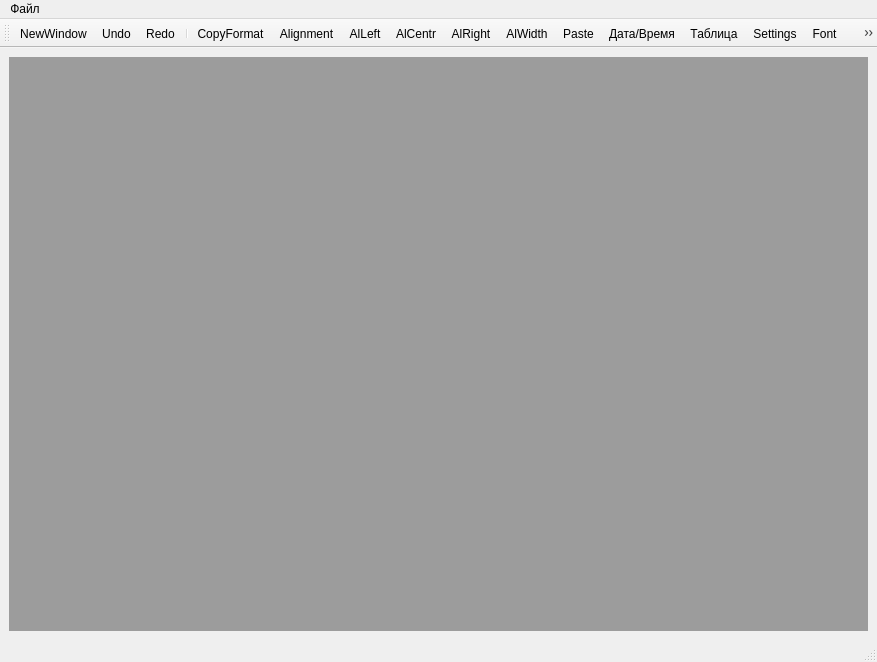
<?xml version="1.0" encoding="UTF-8"?>
<ui version="4.0">
 <class>MainWindow</class>
 <widget class="QMainWindow" name="MainWindow">
  <property name="geometry">
   <rect>
    <x>0</x>
    <y>0</y>
    <width>877</width>
    <height>662</height>
   </rect>
  </property>
  <property name="windowTitle">
   <string>My Text Editor</string>
  </property>
  <property name="windowIcon">
   <iconset resource="resources.qrc">
    <normaloff>:/icons/icons/TextEditor.png</normaloff>:/icons/icons/TextEditor.png</iconset>
  </property>
  <property name="toolButtonStyle">
   <enum>Qt::ToolButtonIconOnly</enum>
  </property>
  <widget class="QWidget" name="centralwidget">
   <layout class="QGridLayout" name="gridLayout">
    <item row="0" column="1">
     <widget class="QMdiArea" name="mdiArea">
      <property name="background">
       <brush brushstyle="SolidPattern">
        <color alpha="255">
         <red>156</red>
         <green>156</green>
         <blue>156</blue>
        </color>
       </brush>
      </property>
     </widget>
    </item>
   </layout>
  </widget>
  <widget class="QMenuBar" name="menubar">
   <property name="geometry">
    <rect>
     <x>0</x>
     <y>0</y>
     <width>877</width>
     <height>22</height>
    </rect>
   </property>
   <property name="sizePolicy">
    <sizepolicy hsizetype="MinimumExpanding" vsizetype="Minimum">
     <horstretch>0</horstretch>
     <verstretch>0</verstretch>
    </sizepolicy>
   </property>
   <property name="nativeMenuBar">
    <bool>true</bool>
   </property>
   <widget class="QMenu" name="file">
    <property name="title">
     <string>Файл</string>
    </property>
    <widget class="QMenu" name="menu">
     <property name="title">
      <string>Открыть</string>
     </property>
     <property name="icon">
      <iconset resource="resources.qrc">
       <normaloff>:/icons/icons/open.png</normaloff>:/icons/icons/open.png</iconset>
     </property>
     <addaction name="open"/>
     <addaction name="open_read_only"/>
    </widget>
    <addaction name="menu"/>
    <addaction name="save"/>
    <addaction name="actionPrint"/>
   </widget>
   <addaction name="file"/>
  </widget>
  <widget class="QStatusBar" name="statusbar"/>
  <widget class="QToolBar" name="toolBar">
   <property name="windowTitle">
    <string>toolBar</string>
   </property>
   <property name="iconSize">
    <size>
     <width>36</width>
     <height>36</height>
    </size>
   </property>
   <attribute name="toolBarArea">
    <enum>TopToolBarArea</enum>
   </attribute>
   <attribute name="toolBarBreak">
    <bool>false</bool>
   </attribute>
   <addaction name="actionNewWindow"/>
   <addaction name="actionUndo"/>
   <addaction name="actionRedo"/>
   <addaction name="separator"/>
   <addaction name="actionCopyFormat"/>
   <addaction name="actionAlignment"/>
   <addaction name="actionAlLeft"/>
   <addaction name="actionAlCentr"/>
   <addaction name="actionAlRight"/>
   <addaction name="actionAlWidth"/>
   <addaction name="actionPaste"/>
   <addaction name="actionDateTime"/>
   <addaction name="actionaddTable"/>
   <addaction name="actionSettings"/>
   <addaction name="actionFont"/>
   <addaction name="actionDayNight"/>
   <addaction name="actionFullScreen"/>
   <addaction name="actionAbout"/>
   <addaction name="separator"/>
   <addaction name="actionExit"/>
  </widget>
  <action name="save">
   <property name="checkable">
    <bool>false</bool>
   </property>
   <property name="icon">
    <iconset resource="resources.qrc">
     <normaloff>:/icons/icons/saveas.png</normaloff>:/icons/icons/saveas.png</iconset>
   </property>
   <property name="text">
    <string>Сохранить</string>
   </property>
   <property name="shortcut">
    <string>Ctrl+S</string>
   </property>
  </action>
  <action name="actionFullScreen">
   <property name="icon">
    <iconset resource="resources.qrc">
     <normaloff>:/icons/icons/fullScreen.png</normaloff>:/icons/icons/fullScreen.png</iconset>
   </property>
   <property name="text">
    <string>FullScreen</string>
   </property>
   <property name="shortcut">
    <string>F11</string>
   </property>
   <property name="shortcutContext">
    <enum>Qt::WindowShortcut</enum>
   </property>
  </action>
  <action name="actionUndo">
   <property name="icon">
    <iconset resource="resources.qrc">
     <normaloff>:/icons/icons/undo.png</normaloff>:/icons/icons/undo.png</iconset>
   </property>
   <property name="text">
    <string>Undo</string>
   </property>
   <property name="toolTip">
    <string>Отменить</string>
   </property>
   <property name="shortcut">
    <string>Ctrl+Z</string>
   </property>
   <property name="shortcutContext">
    <enum>Qt::WindowShortcut</enum>
   </property>
  </action>
  <action name="actionRedo">
   <property name="icon">
    <iconset resource="resources.qrc">
     <normaloff>:/icons/icons/redo.png</normaloff>:/icons/icons/redo.png</iconset>
   </property>
   <property name="text">
    <string>Redo</string>
   </property>
   <property name="toolTip">
    <string>Повторить</string>
   </property>
   <property name="shortcut">
    <string>Ctrl+Shift+Z</string>
   </property>
   <property name="shortcutContext">
    <enum>Qt::WindowShortcut</enum>
   </property>
  </action>
  <action name="actionAbout">
   <property name="icon">
    <iconset resource="resources.qrc">
     <normaloff>:/icons/icons/about.png</normaloff>:/icons/icons/about.png</iconset>
   </property>
   <property name="text">
    <string>About</string>
   </property>
   <property name="toolTip">
    <string>О программе</string>
   </property>
   <property name="shortcut">
    <string>F1</string>
   </property>
  </action>
  <action name="open">
   <property name="icon">
    <iconset resource="resources.qrc">
     <normaloff>:/icons/icons/open.png</normaloff>:/icons/icons/open.png</iconset>
   </property>
   <property name="text">
    <string>Открыть</string>
   </property>
  </action>
  <action name="open_read_only">
   <property name="icon">
    <iconset resource="resources.qrc">
     <normaloff>:/icons/icons/open.png</normaloff>:/icons/icons/open.png</iconset>
   </property>
   <property name="text">
    <string>Только для чтения</string>
   </property>
  </action>
  <action name="actionExit">
   <property name="icon">
    <iconset resource="resources.qrc">
     <normaloff>:/icons/icons/exit.png</normaloff>:/icons/icons/exit.png</iconset>
   </property>
   <property name="text">
    <string>Exit</string>
   </property>
   <property name="toolTip">
    <string>Выход</string>
   </property>
  </action>
  <action name="actionDayNight">
   <property name="icon">
    <iconset resource="resources.qrc">
     <normaloff>:/icons/icons/classic.png</normaloff>:/icons/icons/classic.png</iconset>
   </property>
   <property name="text">
    <string>DayNight</string>
   </property>
   <property name="toolTip">
    <string>День/Ночь</string>
   </property>
  </action>
  <action name="actionSettings">
   <property name="checkable">
    <bool>true</bool>
   </property>
   <property name="icon">
    <iconset resource="resources.qrc">
     <normaloff>:/icons/icons/settings.png</normaloff>:/icons/icons/settings.png</iconset>
   </property>
   <property name="text">
    <string>Settings</string>
   </property>
   <property name="toolTip">
    <string>Настройки</string>
   </property>
  </action>
  <action name="actionPrint">
   <property name="icon">
    <iconset resource="resources.qrc">
     <normaloff>:/icons/icons/print.png</normaloff>:/icons/icons/print.png</iconset>
   </property>
   <property name="text">
    <string>Print</string>
   </property>
   <property name="shortcut">
    <string>Ctrl+P</string>
   </property>
  </action>
  <action name="actionNewWindow">
   <property name="icon">
    <iconset resource="resources.qrc">
     <normaloff>:/icons/icons/newWindow.png</normaloff>:/icons/icons/newWindow.png</iconset>
   </property>
   <property name="text">
    <string>NewWindow</string>
   </property>
   <property name="toolTip">
    <string>Новое окно</string>
   </property>
  </action>
  <action name="actionaddTable">
   <property name="icon">
    <iconset resource="resources.qrc">
     <normaloff>:/icons/icons/pasteTable.png</normaloff>:/icons/icons/pasteTable.png</iconset>
   </property>
   <property name="text">
    <string>Таблица</string>
   </property>
   <property name="toolTip">
    <string>Вставить таблицу</string>
   </property>
  </action>
  <action name="actionFont">
   <property name="icon">
    <iconset resource="resources.qrc">
     <normaloff>:/icons/font.png</normaloff>:/icons/font.png</iconset>
   </property>
   <property name="text">
    <string>Font</string>
   </property>
   <property name="toolTip">
    <string>Шрифт</string>
   </property>
  </action>
  <action name="actionCopyFormat">
   <property name="checkable">
    <bool>true</bool>
   </property>
   <property name="icon">
    <iconset resource="resources.qrc">
     <normaloff>:/icons/icons/copy_format.png</normaloff>:/icons/icons/copy_format.png</iconset>
   </property>
   <property name="text">
    <string>CopyFormat</string>
   </property>
   <property name="toolTip">
    <string>Копировать формат текста</string>
   </property>
  </action>
  <action name="actionAlignment">
   <property name="checkable">
    <bool>true</bool>
   </property>
   <property name="icon">
    <iconset resource="resources.qrc">
     <normaloff>:/icons/alignment_left.png</normaloff>:/icons/alignment_left.png</iconset>
   </property>
   <property name="text">
    <string>Alignment</string>
   </property>
   <property name="toolTip">
    <string>Выравнивание</string>
   </property>
  </action>
  <action name="actionAlRight">
   <property name="icon">
    <iconset resource="resources.qrc">
     <normaloff>:/icons/alignment_right.png</normaloff>:/icons/alignment_right.png</iconset>
   </property>
   <property name="text">
    <string>AlRight</string>
   </property>
   <property name="toolTip">
    <string>По правому краю</string>
   </property>
  </action>
  <action name="actionAlLeft">
   <property name="icon">
    <iconset resource="resources.qrc">
     <normaloff>:/icons/alignment_left.png</normaloff>:/icons/alignment_left.png</iconset>
   </property>
   <property name="text">
    <string>AlLeft</string>
   </property>
   <property name="toolTip">
    <string>По левому краю</string>
   </property>
  </action>
  <action name="actionAlCentr">
   <property name="icon">
    <iconset resource="resources.qrc">
     <normaloff>:/icons/alignment_center.png</normaloff>:/icons/alignment_center.png</iconset>
   </property>
   <property name="text">
    <string>AlCentr</string>
   </property>
   <property name="toolTip">
    <string>По середине</string>
   </property>
  </action>
  <action name="actionAlWidth">
   <property name="icon">
    <iconset resource="resources.qrc">
     <normaloff>:/icons/alignment.png</normaloff>:/icons/alignment.png</iconset>
   </property>
   <property name="text">
    <string>AlWidth</string>
   </property>
   <property name="toolTip">
    <string>По ширине</string>
   </property>
  </action>
  <action name="actionDateTime">
   <property name="icon">
    <iconset resource="resources.qrc">
     <normaloff>:/icons/icons/dateTime.png</normaloff>:/icons/icons/dateTime.png</iconset>
   </property>
   <property name="text">
    <string>Дата/Время</string>
   </property>
  </action>
  <action name="actionPaste">
   <property name="checkable">
    <bool>true</bool>
   </property>
   <property name="icon">
    <iconset resource="resources.qrc">
     <normaloff>:/icons/icons/paste.png</normaloff>:/icons/icons/paste.png</iconset>
   </property>
   <property name="text">
    <string>Paste</string>
   </property>
   <property name="toolTip">
    <string>Вставить</string>
   </property>
  </action>
 </widget>
 <resources>
  <include location="resources.qrc"/>
 </resources>
 <connections/>
</ui>
